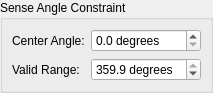
<?xml version="1.0" encoding="UTF-8"?>
<ui version="4.0">
 <class>DirectionalConstraintEditor</class>
 <widget class="QWidget" name="DirectionalConstraintEditor">
  <property name="geometry">
   <rect>
    <x>0</x>
    <y>0</y>
    <width>213</width>
    <height>79</height>
   </rect>
  </property>
  <property name="windowTitle">
   <string>Form</string>
  </property>
  <layout class="QVBoxLayout" name="verticalLayout">
   <property name="margin">
    <number>0</number>
   </property>
   <item>
    <widget class="QGroupBox" name="groupBox">
     <property name="title">
      <string>Sense Angle Constraint</string>
     </property>
     <layout class="QFormLayout" name="formLayout">
      <item row="0" column="0">
       <widget class="QLabel" name="label">
        <property name="text">
         <string>Center Angle:</string>
        </property>
       </widget>
      </item>
      <item row="1" column="0">
       <widget class="QLabel" name="label_2">
        <property name="text">
         <string>Valid Range:</string>
        </property>
       </widget>
      </item>
      <item row="0" column="1">
       <widget class="QDoubleSpinBox" name="centerSpinBox">
        <property name="suffix">
         <string> degrees</string>
        </property>
        <property name="decimals">
         <number>1</number>
        </property>
        <property name="maximum">
         <double>359.899999999999977</double>
        </property>
       </widget>
      </item>
      <item row="1" column="1">
       <widget class="QDoubleSpinBox" name="rangeSpinBox">
        <property name="suffix">
         <string> degrees</string>
        </property>
        <property name="decimals">
         <number>1</number>
        </property>
        <property name="maximum">
         <double>359.899999999999977</double>
        </property>
        <property name="value">
         <double>359.899999999999977</double>
        </property>
       </widget>
      </item>
     </layout>
    </widget>
   </item>
  </layout>
 </widget>
 <resources/>
 <connections/>
</ui>
